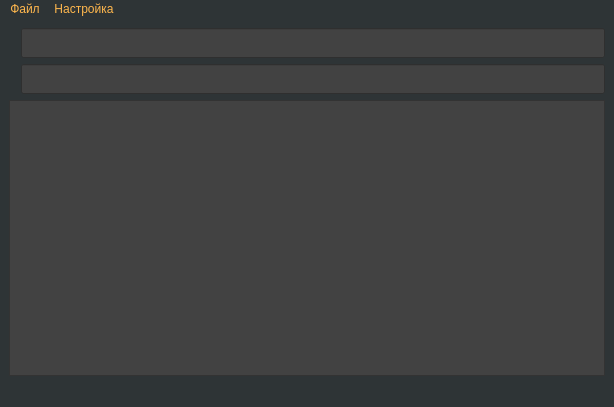
<?xml version="1.0" encoding="UTF-8"?>
<ui version="4.0">
 <class>MainWindow</class>
 <widget class="QMainWindow" name="MainWindow">
  <property name="geometry">
   <rect>
    <x>0</x>
    <y>0</y>
    <width>614</width>
    <height>407</height>
   </rect>
  </property>
  <property name="windowTitle">
   <string>MainWindow</string>
  </property>
  <property name="windowIcon">
   <iconset resource="phonebook.qrc">
    <normaloff>:/icons/image/phonebook.png</normaloff>:/icons/image/phonebook.png</iconset>
  </property>
  <property name="styleSheet">
   <string notr="true">background-color: rgb(46, 52, 54);</string>
  </property>
  <widget class="QWidget" name="centralwidget">
   <layout class="QVBoxLayout" name="verticalLayout">
    <item>
     <layout class="QHBoxLayout" name="horizontalLayout_2">
      <property name="spacing">
       <number>5</number>
      </property>
      <property name="topMargin">
       <number>0</number>
      </property>
      <item>
       <widget class="QLabel" name="label">
        <property name="toolTip">
         <string/>
        </property>
        <property name="styleSheet">
         <string notr="true">color: rgb(239, 108, 0);</string>
        </property>
        <property name="text">
         <string/>
        </property>
        <property name="pixmap">
         <pixmap resource="phonebook.qrc">:/small_icons/image/small_person.png</pixmap>
        </property>
       </widget>
      </item>
      <item>
       <widget class="QLineEdit" name="lastnameEdit">
        <property name="minimumSize">
         <size>
          <width>0</width>
          <height>30</height>
         </size>
        </property>
        <property name="font">
         <font>
          <pointsize>12</pointsize>
          <weight>75</weight>
          <bold>true</bold>
         </font>
        </property>
        <property name="toolTip">
         <string>Начните вводить фамилию</string>
        </property>
        <property name="styleSheet">
         <string notr="true">background-color: rgb(66, 66, 66);
color: rgb(255, 183, 77);</string>
        </property>
        <property name="text">
         <string/>
        </property>
       </widget>
      </item>
     </layout>
    </item>
    <item>
     <layout class="QHBoxLayout" name="horizontalLayout">
      <property name="spacing">
       <number>5</number>
      </property>
      <property name="topMargin">
       <number>0</number>
      </property>
      <item>
       <widget class="QLabel" name="label_2">
        <property name="toolTip">
         <string/>
        </property>
        <property name="styleSheet">
         <string notr="true">color: rgb(239, 108, 0);</string>
        </property>
        <property name="text">
         <string/>
        </property>
        <property name="pixmap">
         <pixmap resource="phonebook.qrc">:/small_icons/image/small_phone.png</pixmap>
        </property>
       </widget>
      </item>
      <item>
       <widget class="QLineEdit" name="phoneEdit">
        <property name="minimumSize">
         <size>
          <width>0</width>
          <height>30</height>
         </size>
        </property>
        <property name="font">
         <font>
          <pointsize>12</pointsize>
          <weight>75</weight>
          <bold>true</bold>
         </font>
        </property>
        <property name="toolTip">
         <string>Введите номер телефона</string>
        </property>
        <property name="styleSheet">
         <string notr="true">background-color: rgb(66, 66, 66);
color: rgb(255, 183, 77);</string>
        </property>
        <property name="text">
         <string/>
        </property>
       </widget>
      </item>
     </layout>
    </item>
    <item>
     <widget class="QTableView" name="peopleView">
      <property name="styleSheet">
       <string notr="true">background-color: rgb(66, 66, 66);
color: rgb(255, 183, 77);</string>
      </property>
      <property name="editTriggers">
       <set>QAbstractItemView::NoEditTriggers</set>
      </property>
      <property name="tabKeyNavigation">
       <bool>false</bool>
      </property>
     </widget>
    </item>
   </layout>
  </widget>
  <widget class="QMenuBar" name="menubar">
   <property name="geometry">
    <rect>
     <x>0</x>
     <y>0</y>
     <width>614</width>
     <height>19</height>
    </rect>
   </property>
   <property name="styleSheet">
    <string notr="true">color: rgb(255, 183, 77);</string>
   </property>
   <widget class="QMenu" name="menu">
    <property name="title">
     <string>Файл</string>
    </property>
    <addaction name="hideAction"/>
    <addaction name="separator"/>
    <addaction name="quitAction"/>
   </widget>
   <widget class="QMenu" name="settingsMenu">
    <property name="title">
     <string>Настройка</string>
    </property>
    <addaction name="importDataAction"/>
   </widget>
   <addaction name="menu"/>
   <addaction name="settingsMenu"/>
  </widget>
  <widget class="QStatusBar" name="statusbar"/>
  <action name="quitAction">
   <property name="text">
    <string>Выйти</string>
   </property>
  </action>
  <action name="hideAction">
   <property name="text">
    <string>Свернуть</string>
   </property>
  </action>
  <action name="importDataAction">
   <property name="text">
    <string>Импорт данных</string>
   </property>
  </action>
 </widget>
 <resources>
  <include location="phonebook.qrc"/>
 </resources>
 <connections/>
</ui>
